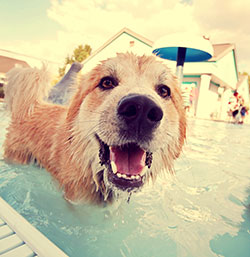
#> input picture CSC515/Week 2 - Image Formation/puppy.jpg, 250 x 257 px
$ python puppy_image.py
#> lines starting #> are read from the running program, lines starting #| are printed output that depends on the picture
import numpy as np
import cv2
import matplotlib
matplotlib.use("TkAgg")
import matplotlib.pylab as plt

img_mpl = plt.imread("puppy.jpg")
#> img_mpl is the input picture: shape (257, 250, 3); mean R, G, B 203.4, 190.9, 156.6
img_cv2 = cv2.imread("puppy.jpg")

print(img_mpl.shape)
#| (257, 250, 3)
print(img_cv2.shape)
#| (257, 250, 3)

fig, ax = plt.subplots(figsize=(10, 10))
ax.imshow(img_mpl)
ax.axis("off")
plt.show()

fig, axs = plt.subplots(1, 3, figsize=(15, 5))
axs[0].imshow(img_mpl[:,:,0], cmap="Reds")
axs[1].imshow(img_mpl[:,:,1], cmap="Greens")
axs[2].imshow(img_mpl[:,:,2], cmap="Blues")
axs[0].axis("off")
axs[1].axis("off")
axs[2].axis("off")
axs[0].set_title("Red channel")
axs[1].set_title("Green channel")
axs[2].set_title("Blue channel")
plt.show()

fig, axs = plt.subplots(1, 2, figsize=(10, 5))
axs[0].imshow(img_cv2)
axs[1].imshow(img_mpl)
axs[0].axis("off")
axs[1].axis("off")
axs[0].set_title("CV BGR Image")
axs[1].set_title("Matplotlib RGB Image")
plt.show()

img_cv2_rgb = cv2.cvtColor(img_cv2, cv2.COLOR_BGR2RGB)
fig, ax = plt.subplots()
ax.imshow(img_cv2_rgb)
ax.axis("off")
ax.set_title("CV RGB Image")
plt.show()
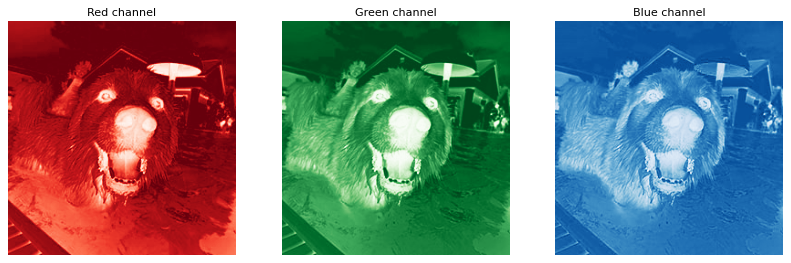
#> figure drawn by matplotlib, 3 panels
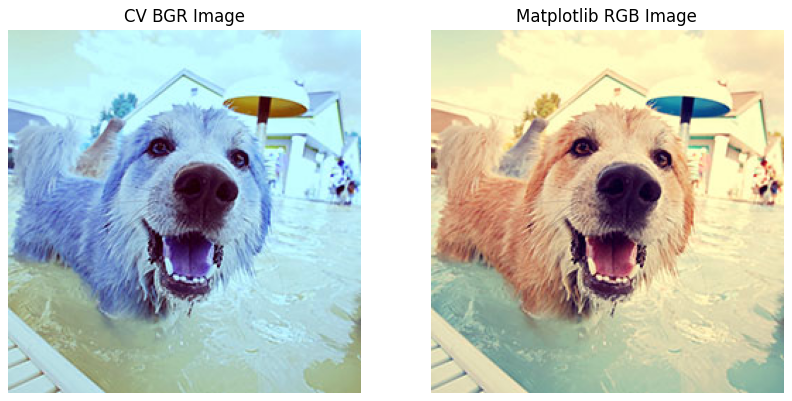
#> figure drawn by matplotlib, 2 panels; B, G, R data is drawn as R, G, B
